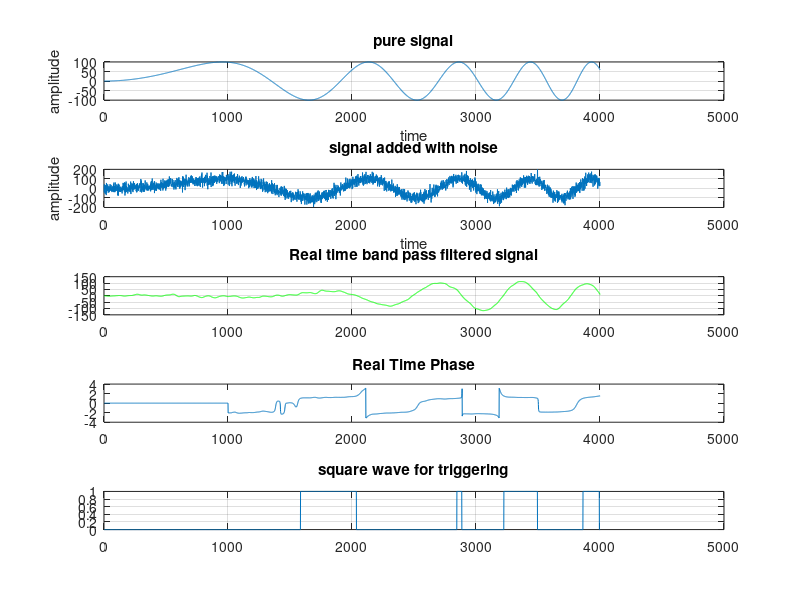

The MATLAB script that drew this image:

clear;
close all;
%%
t=csvread("SinWaveVarFreq4.csv");   % sin4 is giving best results
time=t(:,1);
y=t(:,2);

%plot(x(:,1),x(:,2))
SNR=5;   % signal-to-noise ratio
fs=2000;

figure(1)
subplot(5,1,1) % 5 rows , 1 column , first position
plot(y); box on; grid on;
title("pure signal")
xlabel 'time';
ylabel 'amplitude';

%%
Y1 = awgn(y,SNR,'measured','linear');    % adding white gaussian noise
%plot(time, Y1)

subplot(5,1,2) % 5 rows , 1 column , 2nd position
plot(Y1); grid on; box on;
title("signal added with gaussian noise")
xlabel 'time';
ylabel 'amplitude';
title("signal added with noise")
%%
signal    = Y1;
fcutlow=2;   %low cut frequency in Hz
fcuthigh=20;   %high cut frequency in Hz
order=3;
[b,a]=butter(order,[fcutlow,fcuthigh]/(fs/2),'bandpass');
% [b,a] = butter(n,Wn); wn:cut-off frequency
% [b,a]    = butter(3, 0.5);

% To get the phase response
%[phi,w] = phasez(b,a,n);
[phi,w]=phasez(b,a,order);
z         = zeros(1, 6);
filtered1 = filter(b, a, signal, z);  % Same as: filter(b, a, signal) if z is 0
filtered2 = NaN(size(signal));
steps     = 0:1:numel(signal);
for iStep = 1:numel(steps) - 1
  i1 = steps(iStep) + 1;
  i2 = steps(iStep + 1);
  % z is updated in each block:
  [filtered2(i1:i2), z] = filter(b, a, signal(i1:i2), z);
end
subplot(5,1,3)
plot(filtered2,'g'); grid on; box on;
title("Real time band pass filtered signal")
%%
signal = filtered2;
filtered3 = NaN(size(signal));
steps     = 1:1:numel(signal);
for i = 1000:numel(steps)
    ww=NaN(1000,1);
    i1 = steps(i-999);
    i2 = steps(i);
    [ww(1:1000)] = hilbert(signal(i1:i2));
    filtered3(i)=ww(1000);
end
sigphase = atan2(imag(filtered3),real(filtered3));
%sigphase = (unwrap(angle(filtered3)))';
sigphase(1:1000)=zeros(1000,1);
subplot(5,1,4); grid on; box on;
plot(sigphase)
title("Real Time Phase")
%%
squareWave=zeros(length(sigphase),1);
for j=1:length(sigphase)
    if (1<= sigphase(j)) && (sigphase(j)<=1.5)
        squareWave(j,1)=1;
    end
end
subplot(5,1,5)
plot(squareWave); grid on; box on;
title("square wave for triggering")
%%
disp('running completed')